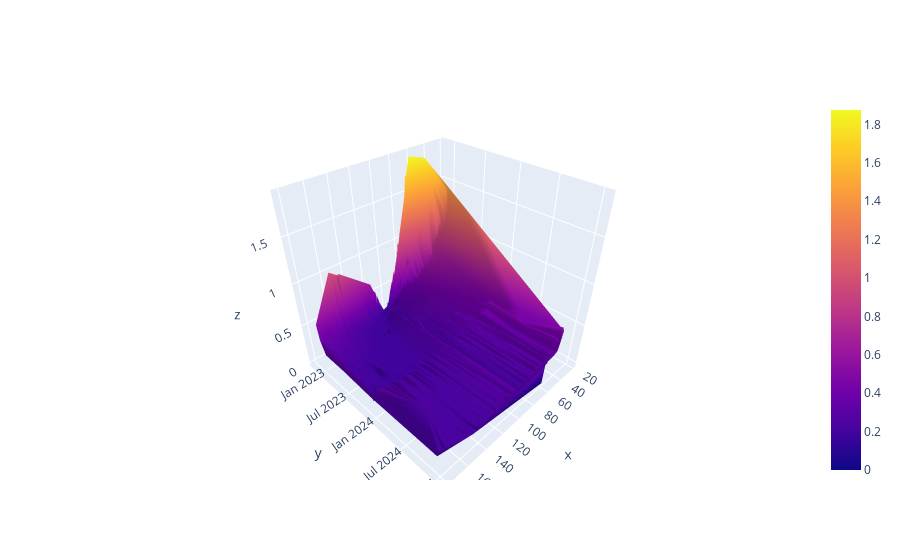

Source (notebook cell):
### Code cell
spy_surf.surface_plot()

### Figure 1 — Plotly figure (JSON) as saved in the notebook; plotly's stock layout.template omitted (floating-point values rounded to 4 significant figures; data arrays with more than 128 entries replaced by an {"elided": "..."} marker saying what was removed)
{"data": [{"intensity": {"elided": "3700 float values"}, "type": "mesh3d", "x": {"elided": "3700 float values"}, "y": {"elided": "3700 str values"}, "z": {"elided": "3700 float values"}}], "layout": {}}
